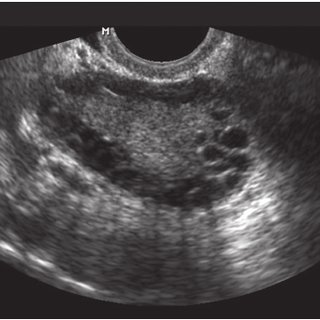
#> input picture PCOS_ultrasonic/infected/img6.jpg, 320 x 320 px, found by its file name
$ python segmentation.py
#> lines starting #> are read from the running program, lines starting #| are printed output that depends on the picture; after the words box and inside, x2 and y2 are one past the last pixel; in counts of white or black regions, pixels touching at a corner belong together
import cv2
import numpy as np

def resize_image ( image ):
    return cv2.resize ( image , ( 250,250 ) )

def adaptive_histogram_equalization(gray_image, clip_limit=2.0, grid_size=(8, 8)):

    if len(gray_image.shape) == 3:
        gray_image = cv2.cvtColor(gray_image, cv2.COLOR_BGR2GRAY)

    clahe = cv2.createCLAHE(clipLimit=clip_limit, tileGridSize=grid_size)
    equalized_image = clahe.apply(gray_image)

    equalized_bgr = cv2.cvtColor(equalized_image, cv2.COLOR_GRAY2BGR)

    return equalized_bgr

def erode_image( binary_image : list , ksize = 3 ):
    kernel = np.ones((ksize, ksize), np.uint8)
    if binary_image is not None : return cv2.dilate(binary_image, kernel, iterations=1)

def dilate_image( binary_image : list, ksize = 3 ):
    kernel = np.ones((ksize, ksize), np.uint8)
    if binary_image is not None : return cv2.erode(binary_image, kernel, iterations=1)

def create_new_canvas ( boxes, gray_image ):
    canvas = np.ones_like(gray_image) * 255
    for box in boxes:
        x, y, width, height = box
        if ( width > 8 and height > 8 ):
            cropped_region = gray_image[ y - height : y + height + 1 , x - width : x + width + 1 ]
            canvas [ y - height : y + height + 1 , x - width : x + width + 1]\
                = cropped_region
    return canvas

def calculate_otsu_threshold(gray_image):

    gray_image = gray_image[gray_image != 255]

    histogram = cv2.calcHist([gray_image], [0], None, [256], [0, 256])

    histogram /= histogram.sum()

    optimal_threshold = -1
    max_variance = 0

    for threshold in range(255):

        p1 = histogram[:threshold].sum()
        p2 = histogram[threshold:].sum()

        m1 = np.sum(np.arange(0, threshold) * histogram[:threshold]) / (p1 if p1 > 0 else 1)
        m2 = np.sum(np.arange(threshold, 256) * histogram[threshold:]) / (p2 if p2 > 0 else 1)

        between_class_variance = p1 * p2 * (m1 - m2) ** 2

        if between_class_variance > max_variance:
            max_variance = between_class_variance
            optimal_threshold = threshold

    return optimal_threshold

def apply_bin_threshold_canvas(gray_canvas):

    return np.where( gray_canvas > calculate_otsu_threshold( gray_canvas ), 1, 0).astype(np.uint8)

boxes = []

def display_image_with_red_dots( gray_image , lower_threshold, var_threshold ):

    def draw_box(image, y, x, size, color, thickness):
        if ( size != 1 ):
            size += 7
            cv2.rectangle(image, (x - size, y - size), (x + size, y + size), color, thickness)

    def redraw_dots():
        image = cv2.cvtColor ( gray_image, cv2.COLOR_GRAY2BGR )
        image = adaptive_histogram_equalization(image)
        img_with_dots = image.copy()

        for _ in range(red_dots_count):
            idx = np.random.choice(len(dark_pixels[0]))
            y, x = dark_pixels[0][idx], dark_pixels[1][idx]
            img_with_dots[y:y+2, x:x+2] = [0, 0, 255]

            box_size = 1
            while lower_threshold <= np.var(gray_image[y-box_size:y+box_size+1, x-box_size:x+box_size+1])\
                      < var_threshold:

                box_size += 1
                if y - box_size < 0 or y + box_size >= gray_image.shape[1] or x - box_size < 0 or x + box_size >= gray_image.shape[0]:
                    break

            draw_box(img_with_dots, y, x, size=box_size, color=(0, 255, 0), thickness=1)

            boxes.append((x,y,box_size+7,box_size+7))

        #cv2.imshow('Image', img_with_dots)

    #cv2.namedWindow('Image', cv2.WINDOW_NORMAL)
    #cv2.resizeWindow('Image', 800, 600)

    gray_image = cv2.cvtColor ( gray_image, cv2.COLOR_BGR2GRAY )
    _, thresholded = cv2.threshold(gray_image, 0, 255, cv2.THRESH_BINARY + cv2.THRESH_OTSU)
    dark_pixels = np.where(thresholded == 0)

    red_dots_count = 3000
    redraw_dots()

def final_func(gray_image):

    gray_image = adaptive_histogram_equalization( resize_image ( gray_image) )

    display_image_with_red_dots(gray_image , lower_threshold = 0, var_threshold = 100 )
    canvas = create_new_canvas(boxes,gray_image)
    #cv2.imshow("Canvas",canvas)

    final_image = apply_bin_threshold_canvas(canvas) * 255
    # [7 lines of commented-out code are left out]
    return final_image

image_path = "PCOS_ultrasonic/infected/img6.jpg"
gray_image = cv2.imread ( image_path , 0 )
#> gray_image: shape (320, 320); min 16, max 255, mean 74.3
processed_img = final_func ( gray_image )
#> in adaptive_histogram_equalization, `equalized_image = clahe.apply(gray_image)`:
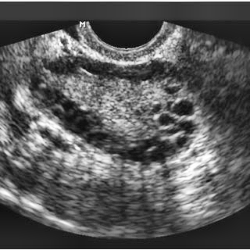
#> equalized_image: shape (250, 250); min 11, max 255, mean 90.5
#> in display_image_with_red_dots, `_, thresholded = cv2.threshold(gray_image, 0, 255, cv2.THRESH_BINARY +..`:
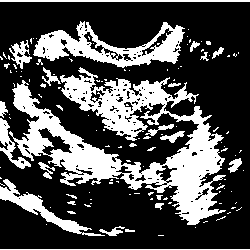
#> thresholded: shape (250, 250); 30.6% white; 127 white regions (102 under 20 px), largest, box (x1, y1, x2, y2) and area: (9, 67, 226, 225) 11883, (33, 21, 185, 68) 2988, (0, 179, 105, 236) 1127
#> in display_image_with_red_dots, `dark_pixels = np.where(thresholded == 0)`: dark_pixels = 43385 positions, rows 2 to 248, columns 0 to 249
#> call 2 of adaptive_histogram_equalization, with clip_limit = 2, grid_size = (8, 8)
#> in adaptive_histogram_equalization (call 2), `equalized_image = clahe.apply(gray_image)`:
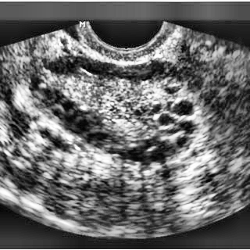
#> equalized_image: shape (250, 250); min 1, max 255, mean 106.9
#> the loop in redraw_dots, `for _ in range(red_dots_count):` made 3000 passes
#> (idx, y, x) on passes 1 to 3: (2732, 12, 232), (42613, 245, 228), (21243, 117, 213)
#> after the loop in redraw_dots, `for _ in range(red_dots_count):`:
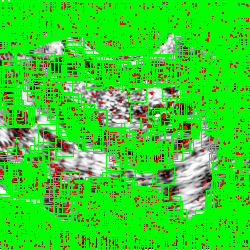
#> img_with_dots: shape (250, 250, 3); mean B, G, R 36.4, 209, 55
#> after the loop in redraw_dots, `for _ in range(red_dots_count):`: boxes = 3000 items, first 6: (232, 12, 18, 18), (228, 245, 11, 11), (213, 117, 8, 8), (220, 185, 8, 8), (50, 195, 8, 8), (108, 243, 13, 13)
#> the loop in create_new_canvas, `for box in boxes:` made 3000 passes
#> after the loop in create_new_canvas, `for box in boxes:`:
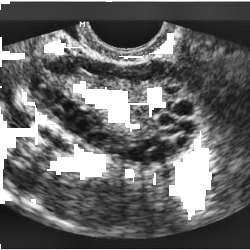
#> canvas: shape (250, 250, 3); min 11, max 255, mean 101.7
#> in calculate_otsu_threshold, `histogram = cv2.calcHist([gray_image], [0], None, [256], [0, 256])`: histogram = 256 values, max 4359 at index 32, min 0 at index 0, mean 649.9
#> in calculate_otsu_threshold, `histogram /= histogram.sum()`: histogram = 256 values, max 0.0262 at index 32, min 0 at index 0, mean 0.00391
#> the loop in calculate_otsu_threshold, `for threshold in range(255): ` made 255 passes
#> (p1, p2, m1, m2, between_class_variance, max_variance) on passes 13 to 21: (1.8e-05, 1, 66, 32574, 19054.6, 19054.6), (5.41e-05, 1, 78, 32562, 57077.5, 57077.5), (0.000162, 1, 91, 32549, 170939.9, 170939.9), (0.000325, 1, 105, 32535, 341234.8, 341234.8), (0.000667, 0.999, 120, 32520, 699890.1, 699890.1), (0.00126, 0.999, 136, 32504, 1320715.3, 1320715.3), (0.00213, 0.998, 153, 32487, 2219748.7, 2219748.7), (0.00388, 0.996, 171, 32469, 4028383.3, 4028383.3), (0.00543, 0.995, 190, 32450, 5617715.1, 5617715.1)
#> (p1, p2, m1, m2, between_class_variance) on passes 1 to 6: (0, 1, 0, 32640, 0), (0, 1, 0, 32640, 0), (0, 1, 0, 32639, 0), (0, 1, 0, 32637, 0), (0, 1, 0, 32634, 0), (0, 1, 0, 32630, 0)
#> in apply_bin_threshold_canvas, `return np.where( gray_canvas > calculate_otsu_threshold( gray_canvas )..`:
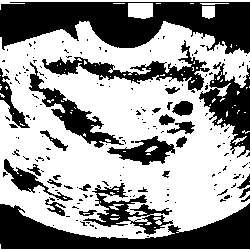
#> returned value: shape (250, 250, 3); values 0 (black) and 1 (white), 59.5% white; 181 black regions (151 under 20 px), largest, box (x1, y1, x2, y2) and area: (0, 2, 250, 54) 8342, (0, 203, 250, 249) 5504, (199, 62, 250, 158) 2154
cv2.imshow ( "Result" , processed_img )
cv2.waitKey ( 0 )

$ run again, with PCOS_ultrasonic/infected/img2.jpg copied over PCOS_ultrasonic/infected/img6.jpg
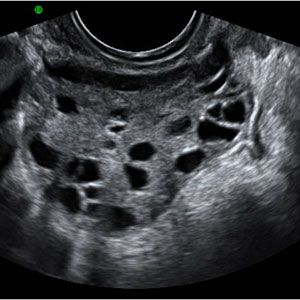
#> input picture PCOS_ultrasonic/infected/img2.jpg, 300 x 300 px, found by its file name
#> thresholded: shape (250, 250); 40.3% white; 95 white regions (87 under 20 px), largest, box (x1, y1, x2, y2) and area: (0, 10, 250, 236) 23821, (62, 8, 164, 48) 395, (0, 0, 250, 1) 250
#> dark_pixels = 37341 positions, rows 1 to 248, columns 0 to 249
#> the loop in redraw_dots, `for _ in range(red_dots_count):` made 3000 passes
#> (idx, y, x) on passes 1 to 3: (2732, 12, 42), (21243, 161, 62), (30403, 219, 248)
#> after the loop in redraw_dots, `for _ in range(red_dots_count):`: boxes = 3000 items, first 6: (42, 12, 11, 11), (62, 161, 8, 8), (248, 219, 9, 9), (169, 227, 14, 14), (140, 156, 8, 8), (180, 93, 10, 10)
#> the loop in create_new_canvas, `for box in boxes:` made 3000 passes
#> after the loop in create_new_canvas, `for box in boxes:`:
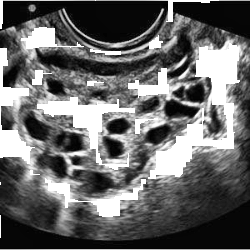
#> canvas: shape (250, 250, 3); min 1, max 255, mean 103.1
#> in calculate_otsu_threshold, `histogram = cv2.calcHist([gray_image], [0], None, [256], [0, 256])`: histogram = 256 values, max 14625 at index 6, min 0 at index 0, mean 619.7
#> in calculate_otsu_threshold, `histogram /= histogram.sum()`: histogram = 256 values, max 0.0922 at index 6, min 0 at index 0, mean 0.00391
#> the loop in calculate_otsu_threshold, `for threshold in range(255): ` made 255 passes
#> (p1, p2, m1, m2, between_class_variance, max_variance) on passes 3 to 10: (0.000719, 0.999, 1, 32639, 764939.4, 764939.4), (0.00845, 0.992, 3, 32637, 8926268.8, 8926268.8), (0.0242, 0.976, 6, 32634, 25107034, 25107034), (0.033, 0.967, 10, 32630, 33917016.7, 33917016.7), (0.106, 0.894, 15, 32625, 101133023.2, 101133023.2), (0.199, 0.801, 21, 32619, 169138537.5, 169138537.5), (0.208, 0.792, 28, 32612, 175008051.8, 175008051.8), (0.218, 0.782, 36, 32604, 180855301.8, 180855301.8)
#> in apply_bin_threshold_canvas, `return np.where( gray_canvas > calculate_otsu_threshold( gray_canvas )..`:
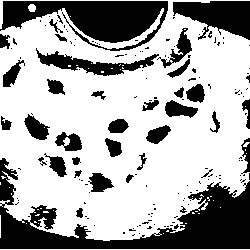
#> returned value: shape (250, 250, 3); values 0 (black) and 1 (white), 67% white; 157 black regions (122 under 20 px), largest, box (x1, y1, x2, y2) and area: (0, 158, 250, 249) 7701, (0, 1, 168, 51) 4642, (173, 1, 250, 40) 1933
